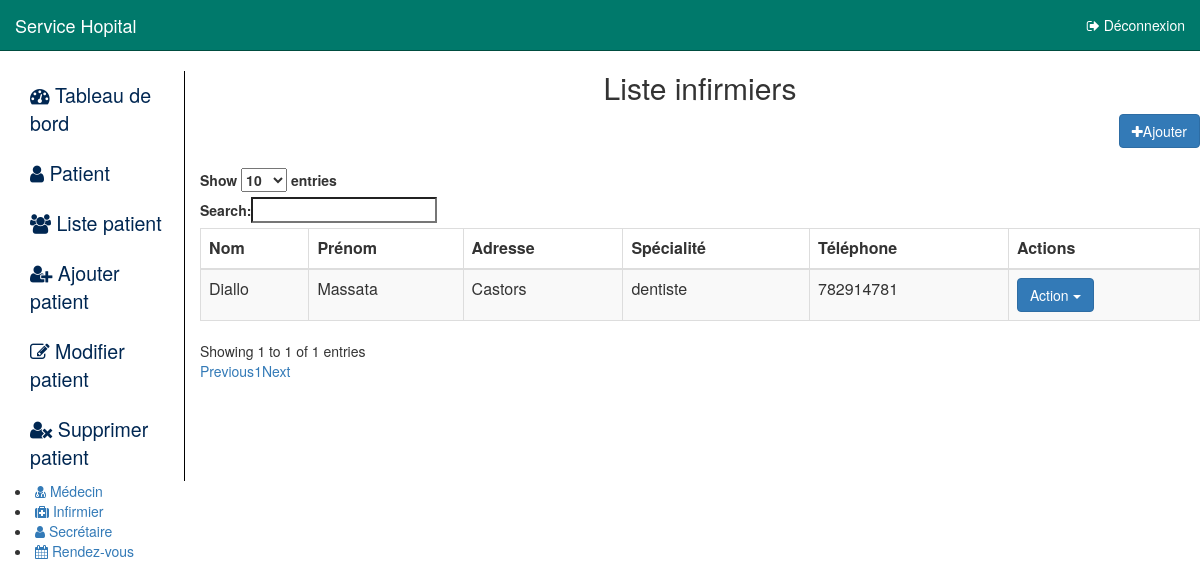
The app's page /listeInfirmier.php with its own data.
### tables this page shows
CREATE TABLE `infirmier` (
  `idInfirmier` int(11) NOT NULL,
  `nom_i` varchar(50) NOT NULL,
  `prenom_i` varchar(50) NOT NULL,
  `adresse_i` varchar(255) DEFAULT NULL,
  `specialite_i` varchar(100) DEFAULT NULL,
  `numTel_i` varchar(15) DEFAULT NULL,
  `idUser` int(11) NOT NULL
);

### listeInfirmier.php (the view, shortened to what this page needs)
<div>
    <link href="css/bootstrap.min.css" rel="stylesheet" id="bootstrap-css">
    <link rel="stylesheet" href="home.css"/>
    <link rel='stylesheet prefetch' href='http://cdn.datatables.net/1.10.10/css/dataTables.bootstrap.min.css'>
<?php
include 'home.php';
?>
</div>
<div align="center">
    <h2>Liste infirmiers</h2>
</div>
<div align="right">
    <button type="button" class="btn btn-primary" onclick="$('#add_data_Modal').modal('show');">
        <i class="fa fa-plus"></i>Ajouter</button>
</div>
<div class="table-responsive" id="table_infirmier">
    <table id="autoGeneratedID" role="grid" class="table table-striped table-bordered">
        <thead>
        <tr>
            <th id="nom_i" role="gridcell">Nom</th>
            <th id="prenom_i" role="gridcell">Prénom</th>
            <th id="adresse_i" role="gridcell">Adresse</th>
            <th id="specialite_i" role="gridcell">Spécialité</th>
            <th id="numTel_i" role="gridcell">Téléphone</th>
            <th id="action" role="gridcell">Actions</th>
        </tr>
        </thead>
        <tbody>
        <?php
        try{
            $bdd = new PDO('mysql:host=localhost;dbname=services;charset=utf8','root','') ;
        }catch(Exception $e){
            echo "errreur" ;
        }
        $r=$bdd->query('SELECT * FROM infirmier');
        while($donne=$r->fetch()){
            ?>
            <tr>
                <td id="nom_i" role="gridcell"><?php echo $donne['nom_i'];?></td>
                <td id="prenom_i" role="gridcell"><?php echo $donne['prenom_i'];?></td>
                <td id="adresse_i" role="gridcell"><?php echo $donne['adresse_i'];?></td>
                <td id="specialite_i" role="gridcell"><?php echo $donne['specialite_i'];?></td>
                <td id="numTel_i" role="gridcell"><?php echo $donne['numTel_i'];?></td>
                <td>
                    <div class="btn-group">
                        <button type="button"
                                class="btn btn-primary btn-lm dropdown-toggle" data-toggle="dropdown">
                            Action <span class="caret"></span>
                        </button>
                    </div>
                </td>
            </tr>
            <?php
        }
        ?>
    </table>
</div>

### records on screen
infirmier: nom_i "Diallo", prenom_i "Massata", adresse_i "Castors", specialite_i "dentiste", numTel_i "782914781"
